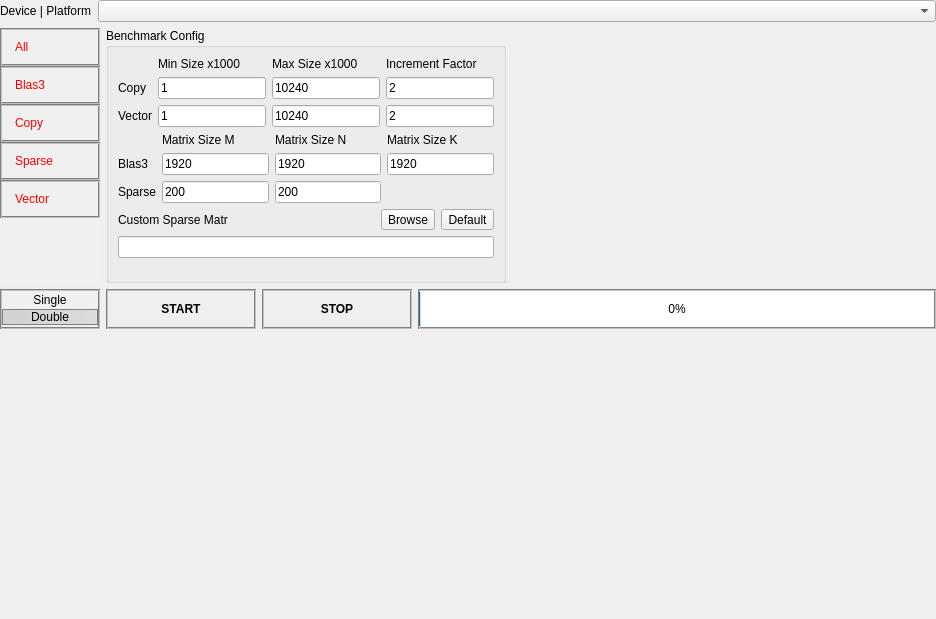
<?xml version="1.0" encoding="UTF-8"?>
<ui version="4.0">
 <class>ExpertBenchmark</class>
 <widget class="QWidget" name="ExpertBenchmark">
  <property name="geometry">
   <rect>
    <x>0</x>
    <y>0</y>
    <width>936</width>
    <height>619</height>
   </rect>
  </property>
  <property name="windowTitle">
   <string>Form</string>
  </property>
  <layout class="QGridLayout" name="gridLayout">
   <property name="margin">
    <number>0</number>
   </property>
   <item row="0" column="0" colspan="2">
    <layout class="QHBoxLayout" name="expert_contextLayout" stretch="0,4">
     <item>
      <widget class="QLabel" name="expert_contextLabel">
       <property name="sizePolicy">
        <sizepolicy hsizetype="Preferred" vsizetype="Preferred">
         <horstretch>0</horstretch>
         <verstretch>0</verstretch>
        </sizepolicy>
       </property>
       <property name="text">
        <string>Device | Platform</string>
       </property>
      </widget>
     </item>
     <item>
      <widget class="QComboBox" name="expert_contextComboBox">
       <property name="sizePolicy">
        <sizepolicy hsizetype="Expanding" vsizetype="Fixed">
         <horstretch>0</horstretch>
         <verstretch>0</verstretch>
        </sizepolicy>
       </property>
      </widget>
     </item>
    </layout>
   </item>
   <item row="1" column="0" colspan="2">
    <layout class="QHBoxLayout" name="expert_layout_top">
     <property name="topMargin">
      <number>0</number>
     </property>
     <item>
      <widget class="BenchmarkListWidget" name="expert_BenchmarkListWidget">
       <property name="sizePolicy">
        <sizepolicy hsizetype="Fixed" vsizetype="MinimumExpanding">
         <horstretch>0</horstretch>
         <verstretch>0</verstretch>
        </sizepolicy>
       </property>
       <property name="minimumSize">
        <size>
         <width>100</width>
         <height>255</height>
        </size>
       </property>
       <property name="maximumSize">
        <size>
         <width>100</width>
         <height>255</height>
        </size>
       </property>
       <property name="baseSize">
        <size>
         <width>0</width>
         <height>0</height>
        </size>
       </property>
       <property name="focusPolicy">
        <enum>Qt::NoFocus</enum>
       </property>
       <property name="styleSheet">
        <string notr="true">QListWidget 
{ 
/*background: qlineargradient(spread:pad, x1:0, y1:0, x2:1, y2:0, stop:0 rgba(41, 41, 41, 255), stop:1 rgba(85, 85, 85, 255));  */
background: rgba(240,240,240,255);
border: 0px;
}

QListWidget::item:hover 
{ 
background: qlineargradient(spread:pad, x1:0, y1:0, x2:1, y2:0, stop:0 rgba(150, 150, 150, 255), stop:1 rgba(200, 200, 200, 255));
}

QListWidget::item:selected 
{ 
background: qlineargradient(spread:pad, x1:0, y1:0, x2:1, y2:0, stop:0 rgba(200, 200, 200, 200), stop:1 rgba(220, 220, 220, 255)); 
border-top: 4px groove gray; 
color: #404040;
}
QIcon
{
background: red;selection-color: red; 
}


QIcon::selected
{
background: red;selection-color: red; 
}

QListWidget::item 
{ 
padding: 10px; 
color: red; 
border-bottom: 2px groove gray; 
border-left: 2px groove gray; 
border-right: 2px groove gray; 
border-top: 2px groove gray; 
}</string>
       </property>
       <property name="lineWidth">
        <number>1</number>
       </property>
       <property name="verticalScrollBarPolicy">
        <enum>Qt::ScrollBarAlwaysOff</enum>
       </property>
       <property name="horizontalScrollBarPolicy">
        <enum>Qt::ScrollBarAlwaysOff</enum>
       </property>
       <property name="autoScroll">
        <bool>false</bool>
       </property>
       <property name="autoScrollMargin">
        <number>0</number>
       </property>
       <property name="editTriggers">
        <set>QAbstractItemView::NoEditTriggers</set>
       </property>
       <property name="tabKeyNavigation">
        <bool>false</bool>
       </property>
       <property name="selectionMode">
        <enum>QAbstractItemView::MultiSelection</enum>
       </property>
       <property name="verticalScrollMode">
        <enum>QAbstractItemView::ScrollPerItem</enum>
       </property>
       <property name="flow">
        <enum>QListView::TopToBottom</enum>
       </property>
       <property name="isWrapping" stdset="0">
        <bool>false</bool>
       </property>
       <property name="viewMode">
        <enum>QListView::ListMode</enum>
       </property>
       <property name="selectionRectVisible">
        <bool>false</bool>
       </property>
       <item>
        <property name="text">
         <string>All</string>
        </property>
        <property name="background">
         <brush brushstyle="NoBrush">
          <color alpha="255">
           <red>0</red>
           <green>0</green>
           <blue>0</blue>
          </color>
         </brush>
        </property>
        <property name="icon">
         <iconset resource="../../resources/icons.qrc">
          <normaloff>:/icons/icons/checkTrue.png</normaloff>:/icons/icons/checkTrue.png</iconset>
        </property>
       </item>
       <item>
        <property name="text">
         <string>Blas3</string>
        </property>
        <property name="icon">
         <iconset resource="../../resources/icons.qrc">
          <normaloff>:/icons/icons/checkTrue.png</normaloff>:/icons/icons/checkTrue.png</iconset>
        </property>
       </item>
       <item>
        <property name="text">
         <string>Copy</string>
        </property>
        <property name="icon">
         <iconset resource="../../resources/icons.qrc">
          <normaloff>:/icons/icons/checkTrue.png</normaloff>:/icons/icons/checkTrue.png</iconset>
        </property>
       </item>
       <item>
        <property name="text">
         <string>Sparse</string>
        </property>
        <property name="icon">
         <iconset resource="../../resources/icons.qrc">
          <normaloff>:/icons/icons/checkTrue.png</normaloff>:/icons/icons/checkTrue.png</iconset>
        </property>
       </item>
       <item>
        <property name="text">
         <string>Vector</string>
        </property>
        <property name="icon">
         <iconset resource="../../resources/icons.qrc">
          <normaloff>:/icons/icons/checkTrue.png</normaloff>:/icons/icons/checkTrue.png</iconset>
        </property>
       </item>
      </widget>
     </item>
     <item>
      <widget class="QGroupBox" name="expert_configGroupBox">
       <property name="sizePolicy">
        <sizepolicy hsizetype="Preferred" vsizetype="Preferred">
         <horstretch>0</horstretch>
         <verstretch>0</verstretch>
        </sizepolicy>
       </property>
       <property name="minimumSize">
        <size>
         <width>400</width>
         <height>0</height>
        </size>
       </property>
       <property name="maximumSize">
        <size>
         <width>400</width>
         <height>255</height>
        </size>
       </property>
       <property name="title">
        <string>Benchmark Config</string>
       </property>
       <layout class="QGridLayout" name="gridLayout_18">
        <item row="3" column="0">
         <spacer name="verticalSpacer">
          <property name="orientation">
           <enum>Qt::Vertical</enum>
          </property>
          <property name="sizeHint" stdset="0">
           <size>
            <width>20</width>
            <height>40</height>
           </size>
          </property>
         </spacer>
        </item>
        <item row="1" column="0">
         <layout class="QGridLayout" name="expert_layout_config_blas3_sparse">
          <item row="2" column="2">
           <widget class="QLineEdit" name="expert_SparseBMatSize">
            <property name="text">
             <string>200</string>
            </property>
           </widget>
          </item>
          <item row="2" column="0">
           <widget class="QLabel" name="expert_SparseLabel">
            <property name="text">
             <string>Sparse</string>
            </property>
           </widget>
          </item>
          <item row="2" column="1">
           <widget class="QLineEdit" name="expert_SparseAMatSize">
            <property name="sizePolicy">
             <sizepolicy hsizetype="Expanding" vsizetype="Fixed">
              <horstretch>0</horstretch>
              <verstretch>0</verstretch>
             </sizepolicy>
            </property>
            <property name="text">
             <string>200</string>
            </property>
           </widget>
          </item>
          <item row="1" column="2">
           <widget class="QLineEdit" name="expert_Blas3BMatSize">
            <property name="text">
             <string>1920</string>
            </property>
           </widget>
          </item>
          <item row="1" column="3">
           <widget class="QLineEdit" name="expert_Blas3CMatSize">
            <property name="text">
             <string>1920</string>
            </property>
           </widget>
          </item>
          <item row="1" column="1">
           <widget class="QLineEdit" name="expert_Blas3AMatSize">
            <property name="text">
             <string>1920</string>
            </property>
           </widget>
          </item>
          <item row="1" column="0">
           <widget class="QLabel" name="expert_Blas3Label">
            <property name="text">
             <string>Blas3</string>
            </property>
           </widget>
          </item>
          <item row="0" column="3">
           <widget class="QLabel" name="expert_CMatSizeLabel">
            <property name="text">
             <string>Matrix Size K</string>
            </property>
           </widget>
          </item>
          <item row="0" column="2">
           <widget class="QLabel" name="expert_BMatSizeLabel">
            <property name="text">
             <string>Matrix Size N</string>
            </property>
           </widget>
          </item>
          <item row="0" column="1">
           <widget class="QLabel" name="expert_AMatSizeLabel">
            <property name="text">
             <string>Matrix Size M</string>
            </property>
           </widget>
          </item>
          <item row="3" column="0" colspan="4">
           <layout class="QHBoxLayout" name="expert_layout_config_custom_matrix">
            <item>
             <widget class="QLabel" name="expert_CustomMatrixLabel">
              <property name="sizePolicy">
               <sizepolicy hsizetype="Minimum" vsizetype="Preferred">
                <horstretch>0</horstretch>
                <verstretch>0</verstretch>
               </sizepolicy>
              </property>
              <property name="maximumSize">
               <size>
                <width>110</width>
                <height>16777215</height>
               </size>
              </property>
              <property name="text">
               <string>Custom Sparse Matrix:</string>
              </property>
             </widget>
            </item>
            <item>
             <spacer name="horizontalSpacer">
              <property name="orientation">
               <enum>Qt::Horizontal</enum>
              </property>
              <property name="sizeHint" stdset="0">
               <size>
                <width>40</width>
                <height>20</height>
               </size>
              </property>
             </spacer>
            </item>
            <item>
             <widget class="QToolButton" name="expert_CustomMatrixBrowsebutton">
              <property name="text">
               <string>Browse</string>
              </property>
             </widget>
            </item>
            <item>
             <widget class="QToolButton" name="expert_CustomMatrixDefaultButton">
              <property name="text">
               <string>Default</string>
              </property>
             </widget>
            </item>
           </layout>
          </item>
          <item row="4" column="0" colspan="4">
           <widget class="QLineEdit" name="expert_SparseCustomMatrix">
            <property name="readOnly">
             <bool>true</bool>
            </property>
           </widget>
          </item>
         </layout>
        </item>
        <item row="0" column="0">
         <layout class="QGridLayout" name="expert_layout_config_copy_vector">
          <item row="0" column="1">
           <widget class="QLabel" name="expert_VecMinLabel">
            <property name="text">
             <string>Min Size x1000</string>
            </property>
           </widget>
          </item>
          <item row="0" column="2">
           <widget class="QLabel" name="expert_VecMaxLabel">
            <property name="minimumSize">
             <size>
              <width>0</width>
              <height>10</height>
             </size>
            </property>
            <property name="text">
             <string>Max Size x1000</string>
            </property>
           </widget>
          </item>
          <item row="0" column="3">
           <widget class="QLabel" name="expert_IncFactorLabel">
            <property name="text">
             <string>Increment Factor</string>
            </property>
           </widget>
          </item>
          <item row="1" column="0">
           <widget class="QLabel" name="expert_CopyLabel">
            <property name="text">
             <string>Copy</string>
            </property>
           </widget>
          </item>
          <item row="1" column="1">
           <widget class="QLineEdit" name="expert_CopyVecMin">
            <property name="text">
             <string>1</string>
            </property>
           </widget>
          </item>
          <item row="1" column="2">
           <widget class="QLineEdit" name="expert_CopyVecMax">
            <property name="text">
             <string>10240</string>
            </property>
           </widget>
          </item>
          <item row="1" column="3">
           <widget class="QLineEdit" name="expert_CopyIncFactor">
            <property name="text">
             <string>2</string>
            </property>
           </widget>
          </item>
          <item row="2" column="0">
           <widget class="QLabel" name="expert_VectorLabel">
            <property name="text">
             <string>Vector</string>
            </property>
           </widget>
          </item>
          <item row="2" column="1">
           <widget class="QLineEdit" name="expert_VectorVecMin">
            <property name="text">
             <string>1</string>
            </property>
           </widget>
          </item>
          <item row="2" column="2">
           <widget class="QLineEdit" name="expert_VectorVecMax">
            <property name="text">
             <string>10240</string>
            </property>
            <property name="frame">
             <bool>true</bool>
            </property>
           </widget>
          </item>
          <item row="2" column="3">
           <widget class="QLineEdit" name="expert_VectorIncFactor">
            <property name="text">
             <string>2</string>
            </property>
           </widget>
          </item>
         </layout>
        </item>
       </layout>
      </widget>
     </item>
     <item>
      <widget class="QCustomPlot" name="expert_FinalResultPlot" native="true">
       <property name="sizePolicy">
        <sizepolicy hsizetype="Expanding" vsizetype="MinimumExpanding">
         <horstretch>0</horstretch>
         <verstretch>0</verstretch>
        </sizepolicy>
       </property>
       <property name="minimumSize">
        <size>
         <width>0</width>
         <height>255</height>
        </size>
       </property>
       <property name="maximumSize">
        <size>
         <width>16777215</width>
         <height>255</height>
        </size>
       </property>
      </widget>
     </item>
    </layout>
   </item>
   <item row="2" column="1">
    <layout class="QHBoxLayout" name="expert_startStopProgressLayout">
     <item>
      <widget class="QPushButton" name="expert_StartBenchmarkButton">
       <property name="sizePolicy">
        <sizepolicy hsizetype="Preferred" vsizetype="Preferred">
         <horstretch>0</horstretch>
         <verstretch>0</verstretch>
        </sizepolicy>
       </property>
       <property name="minimumSize">
        <size>
         <width>150</width>
         <height>0</height>
        </size>
       </property>
       <property name="maximumSize">
        <size>
         <width>150</width>
         <height>155</height>
        </size>
       </property>
       <property name="font">
        <font>
         <weight>75</weight>
         <italic>false</italic>
         <bold>true</bold>
         <underline>false</underline>
         <strikeout>false</strikeout>
         <kerning>true</kerning>
        </font>
       </property>
       <property name="styleSheet">
        <string notr="true">QPushButton  {
    border: 2px solid gray;
margin: 0px;
   /* border-radius: 5px;*/
border-bottom: 2px groove gray; 
border-left: 2px groove gray; 
border-right: 2px groove gray; 
border-top: 2px groove gray; 
}
QPushButton:hover {
    border: 2px solid gray;
margin: 0px;
color: green;
background: qlineargradient(spread:pad, x1:0, y1:0, x2:1, y2:0, stop:0 gray, stop:1 rgba(200, 200, 200, 255));
  /*  border-radius: 5px;*/


border-bottom: 2px groove gray; 
border-left: 2px groove gray; 
border-right: 2px groove gray; 
border-top: 2px groove gray; 
}

QPushButton:pressed 
{
background: qlineargradient(spread:pad, x1:0, y1:0, x2:1, y2:0, stop:0 rgba(200, 200, 200, 200), stop:1 rgba(220, 220, 220, 255)); 
border-top: 2px groove gray; 
color: #404040;
}</string>
       </property>
       <property name="text">
        <string>START</string>
       </property>
       <property name="icon">
        <iconset resource="../../resources/icons.qrc">
         <normaloff>:/icons/icons/start.png</normaloff>:/icons/icons/start.png</iconset>
       </property>
       <property name="iconSize">
        <size>
         <width>32</width>
         <height>32</height>
        </size>
       </property>
       <property name="flat">
        <bool>true</bool>
       </property>
      </widget>
     </item>
     <item>
      <widget class="QPushButton" name="expert_StopBenchmarkButton">
       <property name="sizePolicy">
        <sizepolicy hsizetype="Preferred" vsizetype="Preferred">
         <horstretch>0</horstretch>
         <verstretch>0</verstretch>
        </sizepolicy>
       </property>
       <property name="minimumSize">
        <size>
         <width>150</width>
         <height>0</height>
        </size>
       </property>
       <property name="maximumSize">
        <size>
         <width>150</width>
         <height>155</height>
        </size>
       </property>
       <property name="font">
        <font>
         <weight>75</weight>
         <italic>false</italic>
         <bold>true</bold>
         <underline>false</underline>
         <strikeout>false</strikeout>
         <kerning>true</kerning>
        </font>
       </property>
       <property name="styleSheet">
        <string notr="true">QPushButton  {
    border: 2px solid gray;
margin: 0px;
   /* border-radius: 5px;*/
border-bottom: 2px groove gray; 
border-left: 2px groove gray; 
border-right: 2px groove gray; 
border-top: 2px groove gray; 
}
QPushButton:hover {
    border: 2px solid gray;
margin: 0px;
color: green;
background: qlineargradient(spread:pad, x1:0, y1:0, x2:1, y2:0, stop:0 gray, stop:1 rgba(200, 200, 200, 255));
  /*  border-radius: 5px;*/


border-bottom: 2px groove gray; 
border-left: 2px groove gray; 
border-right: 2px groove gray; 
border-top: 2px groove gray; 
}

QPushButton:pressed 
{
background: qlineargradient(spread:pad, x1:0, y1:0, x2:1, y2:0, stop:0 rgba(200, 200, 200, 200), stop:1 rgba(220, 220, 220, 255)); 
border-top: 2px groove gray; 
color: #404040;
}</string>
       </property>
       <property name="text">
        <string>STOP</string>
       </property>
       <property name="icon">
        <iconset resource="../../resources/icons.qrc">
         <normaloff>:/icons/icons/stop.png</normaloff>:/icons/icons/stop.png</iconset>
       </property>
       <property name="iconSize">
        <size>
         <width>32</width>
         <height>32</height>
        </size>
       </property>
       <property name="flat">
        <bool>true</bool>
       </property>
      </widget>
     </item>
     <item>
      <widget class="QProgressBar" name="expert_ProgressBar">
       <property name="minimumSize">
        <size>
         <width>0</width>
         <height>40</height>
        </size>
       </property>
       <property name="styleSheet">
        <string notr="true">QProgressBar  {
    border: 2px solid gray;
margin: 0px;
   /* border-radius: 5px;*/
border-bottom: 2px groove gray; 
border-left: 2px groove gray; 
border-right: 2px groove gray; 
border-top: 2px groove gray; 
}
QPushButton:hover {
    border: 2px solid gray;
margin: 0px;
color: green;
background: qlineargradient(spread:pad, x1:0, y1:0, x2:1, y2:0, stop:0 gray, stop:1 rgba(200, 200, 200, 255));
   /* border-radius: 5px;*/
border-bottom: 2px groove gray; 
border-left: 2px groove gray; 
border-right: 2px groove gray; 
border-top: 2px groove gray; 
}

QPushButton:pressed 
{
background: qlineargradient(spread:pad, x1:0, y1:0, x2:1, y2:0, stop:0 rgba(200, 200, 200, 200), stop:1 rgba(220, 220, 220, 255)); 
border-top: 2px groove gray; 
color: #404040;
}</string>
       </property>
       <property name="maximum">
        <number>26</number>
       </property>
       <property name="value">
        <number>0</number>
       </property>
       <property name="alignment">
        <set>Qt::AlignCenter</set>
       </property>
       <property name="textVisible">
        <bool>true</bool>
       </property>
       <property name="orientation">
        <enum>Qt::Horizontal</enum>
       </property>
       <property name="invertedAppearance">
        <bool>false</bool>
       </property>
      </widget>
     </item>
    </layout>
   </item>
   <item row="2" column="0">
    <widget class="QGroupBox" name="expert_PrecisionGroupBox">
     <property name="maximumSize">
      <size>
       <width>100</width>
       <height>16777215</height>
      </size>
     </property>
     <property name="styleSheet">
      <string notr="true">QGroupBox
{
    border: 2px solid gray;
   /* border-radius: 5px;*/
border-bottom: 2px groove gray; 
border-left: 2px groove gray; 
border-right: 2px groove gray; 
border-top: 2px groove gray; 
    /*margin-top: 1ex; /* leave space at the top for the title */
}
/*
QGroupBox::title  {
     subcontrol-origin: margin;
     subcontrol-position: top center; /* position at the top center */
/*
}*/

QPushButton 
{ 
background: rgba(240,240,240,255);

border-bottom: 1px groove  rgba(240,240,240,255); 
border-left: 1px groove  rgba(240,240,240,255); 
border-right: 1px groove  rgba(240,240,240,255); 
border-top: 1px groove  rgba(240,240,240,255); 
}

QPushButton:hover
{ 
background: qlineargradient(spread:pad, x1:0, y1:0, x2:1, y2:0, stop:0 rgba(200, 200, 200, 200), stop:1 rgba(220, 220, 220, 255)); 
border-bottom: 1px groove  rgba(240,240,240,255); 
border-left: 1px groove  rgba(240,240,240,255); 
border-right: 1px groove  rgba(240,240,240,255); 
border-top: 1px groove  rgba(240,240,240,255); 
}
QPushButton:checked 
{ 
background: qlineargradient(spread:pad, x1:0, y1:0, x2:1, y2:0, stop:0 rgba(200, 200, 200, 200), stop:1 rgba(220, 220, 220, 255)); 
border-bottom: 1px groove gray; 
border-left: 1px groove gray; 
border-right: 1px groove gray; 
border-top: 1px groove gray; 
}</string>
     </property>
     <property name="title">
      <string/>
     </property>
     <property name="alignment">
      <set>Qt::AlignCenter</set>
     </property>
     <property name="flat">
      <bool>false</bool>
     </property>
     <property name="checkable">
      <bool>false</bool>
     </property>
     <layout class="QGridLayout" name="gridLayout_9">
      <property name="margin">
       <number>0</number>
      </property>
      <property name="spacing">
       <number>0</number>
      </property>
      <item row="1" column="0">
       <widget class="QPushButton" name="expert_DoubleButton">
        <property name="minimumSize">
         <size>
          <width>96</width>
          <height>0</height>
         </size>
        </property>
        <property name="styleSheet">
         <string notr="true"/>
        </property>
        <property name="text">
         <string>Double</string>
        </property>
        <property name="icon">
         <iconset resource="../../resources/icons.qrc">
          <normaloff>:/icons/icons/checkTrue.png</normaloff>:/icons/icons/checkTrue.png</iconset>
        </property>
        <property name="checkable">
         <bool>true</bool>
        </property>
        <property name="checked">
         <bool>true</bool>
        </property>
        <property name="autoExclusive">
         <bool>false</bool>
        </property>
        <property name="default">
         <bool>true</bool>
        </property>
        <property name="flat">
         <bool>false</bool>
        </property>
       </widget>
      </item>
      <item row="0" column="0">
       <widget class="QPushButton" name="expert_SingleButton">
        <property name="minimumSize">
         <size>
          <width>96</width>
          <height>0</height>
         </size>
        </property>
        <property name="styleSheet">
         <string notr="true"/>
        </property>
        <property name="text">
         <string>Single</string>
        </property>
        <property name="icon">
         <iconset resource="../../resources/icons.qrc">
          <normaloff>:/icons/icons/empty.png</normaloff>:/icons/icons/empty.png</iconset>
        </property>
        <property name="checkable">
         <bool>true</bool>
        </property>
        <property name="checked">
         <bool>false</bool>
        </property>
        <property name="autoExclusive">
         <bool>false</bool>
        </property>
        <property name="default">
         <bool>true</bool>
        </property>
        <property name="flat">
         <bool>false</bool>
        </property>
       </widget>
      </item>
     </layout>
    </widget>
   </item>
   <item row="3" column="0" colspan="2">
    <widget class="CollapseWidget" name="expert_CollapseWidget" native="true">
     <property name="sizePolicy">
      <sizepolicy hsizetype="Preferred" vsizetype="Expanding">
       <horstretch>0</horstretch>
       <verstretch>0</verstretch>
      </sizepolicy>
     </property>
    </widget>
   </item>
  </layout>
 </widget>
 <customwidgets>
  <customwidget>
   <class>QCustomPlot</class>
   <extends>QWidget</extends>
   <header>src/ui/qcustomplot.h</header>
   <container>1</container>
  </customwidget>
  <customwidget>
   <class>BenchmarkListWidget</class>
   <extends>QListWidget</extends>
   <header>src/ui/benchmarklistwidget.h</header>
  </customwidget>
  <customwidget>
   <class>CollapseWidget</class>
   <extends>QWidget</extends>
   <header>src/ui/collapsewidget.h</header>
   <container>1</container>
  </customwidget>
 </customwidgets>
 <resources>
  <include location="../../resources/icons.qrc"/>
 </resources>
 <connections/>
</ui>
